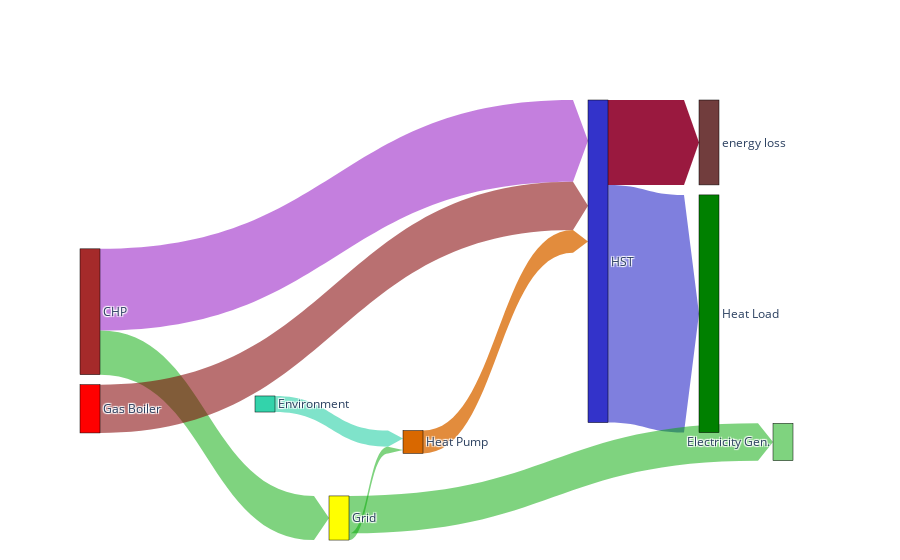

This figure's notebook cell:
### Code cell
posn = {
    'Grid': (0.35, 1.1, 'Yellow', 'rgba(0, 168, 0, 0.5)'), #(x,y, pad colour, arrow colour) #arrow colour not very accurate here, should actually be paried with source and target .
    'Heat Pump': (0.45, 0.9, 'rgba(217, 104, 0, 1)', 'rgba(217, 104, 0, 0.76)'),
    'HST': (0.7, 0.3, 'rgba(0, 0, 189, 0.8)', 'rgba(0, 0, 189, 0.5)'),
    'Heat Load': (0.85, 0.1, 'Green', 'rgba(137, 0, 189, 0.5)'),
    'CHP': (0, 0, 'Brown', 'rgba(0, 168, 0, 0.5)'),
    'Electricity Gen.': (0.95, 0.9, 'rgba(0, 168, 0, 0.5)', 'rgba(0, 168, 0, 0.5)'),
    'energy loss': (0.85, -1.7, 'rgba(69, 0, 0, 0.76)', 'rgba(143, 0, 43, 0.9)'),
    'Environment': (0.25, 0.8, 'rgba(0, 200, 150, 0.8)', 'rgba(0, 200, 150, 0.5)'),
    'Gas Boiler': (0, -2, 'red', 'rgba(130, 0, 3, 0.56)')
}



fig = go.Figure(data=[go.Sankey(
    arrangement = "snap",
    valuesuffix = "Wh",
    node = dict(
      pad = 10,
    #   thickness = 20,
      line = dict(color = "black", width = 0.5),
      label = list(posn.keys()),
      x = [val[0] for val in posn.values()],
      y = [val[1] for val in posn.values()],
    #   color = "blue"
      color = [val[2] for val in posn.values()]
    ),
    link = dict(
      arrowlen = 15,
      source = [0, 1, 2, 4, 4,0, 2, 7, 8], # actually not, no dynamic switching here!reversed directions for hwt2_sh and hwt0_hp
      target = [1, 2, 3, 2, 0, 5, 6, 1, 2],
      # source = sources,
      # target = targets,
      value = vals_smpl2,
      color = [val[3] for val in posn.values()]
    #   curve = [0, 0, 0, 0.5, 0]
  ))],
  layout = dict()
  )

fig.show()

### Figure 1 — Plotly figure (JSON) as saved in the notebook; plotly's stock layout.template omitted (floating-point values rounded to 4 significant figures)
{"data": [{"arrangement": "snap", "link": {"arrowlen": 15, "color": ["rgba(0, 168, 0, 0.5)", "rgba(217, 104, 0, 0.76)", "rgba(0, 0, 189, 0.5)", "rgba(137, 0, 189, 0.5)", "rgba(0, 168, 0, 0.5)", "rgba(0, 168, 0, 0.5)", "rgba(143, 0, 43, 0.9)", "rgba(0, 200, 150, 0.5)", "rgba(130, 0, 3, 0.56)"], "source": [0, 1, 2, 4, 4, 0, 2, 7, 8], "target": [1, 2, 3, 2, 0, 5, 6, 1, 2], "value": [938900.0, 3183000.0, 33150000.0, 11400000.0, 6153000.0, 5215000.0, 11840000.0, 2241000.0, 6734000]}, "node": {"color": ["Yellow", "rgba(217, 104, 0, 1)", "rgba(0, 0, 189, 0.8)", "Green", "Brown", "rgba(0, 168, 0, 0.5)", "rgba(69, 0, 0, 0.76)", "rgba(0, 200, 150, 0.8)", "red"], "label": ["Grid", "Heat Pump", "HST", "Heat Load", "CHP", "Electricity Gen.", "energy loss", "Environment", "Gas Boiler"], "line": {"color": "black", "width": 0.5}, "pad": 10, "x": [0.35, 0.45, 0.7, 0.85, 0, 0.95, 0.85, 0.25, 0], "y": [1.1, 0.9, 0.3, 0.1, 0, 0.9, -1.7, 0.8, -2]}, "type": "sankey", "valuesuffix": "Wh"}], "layout": {}}
